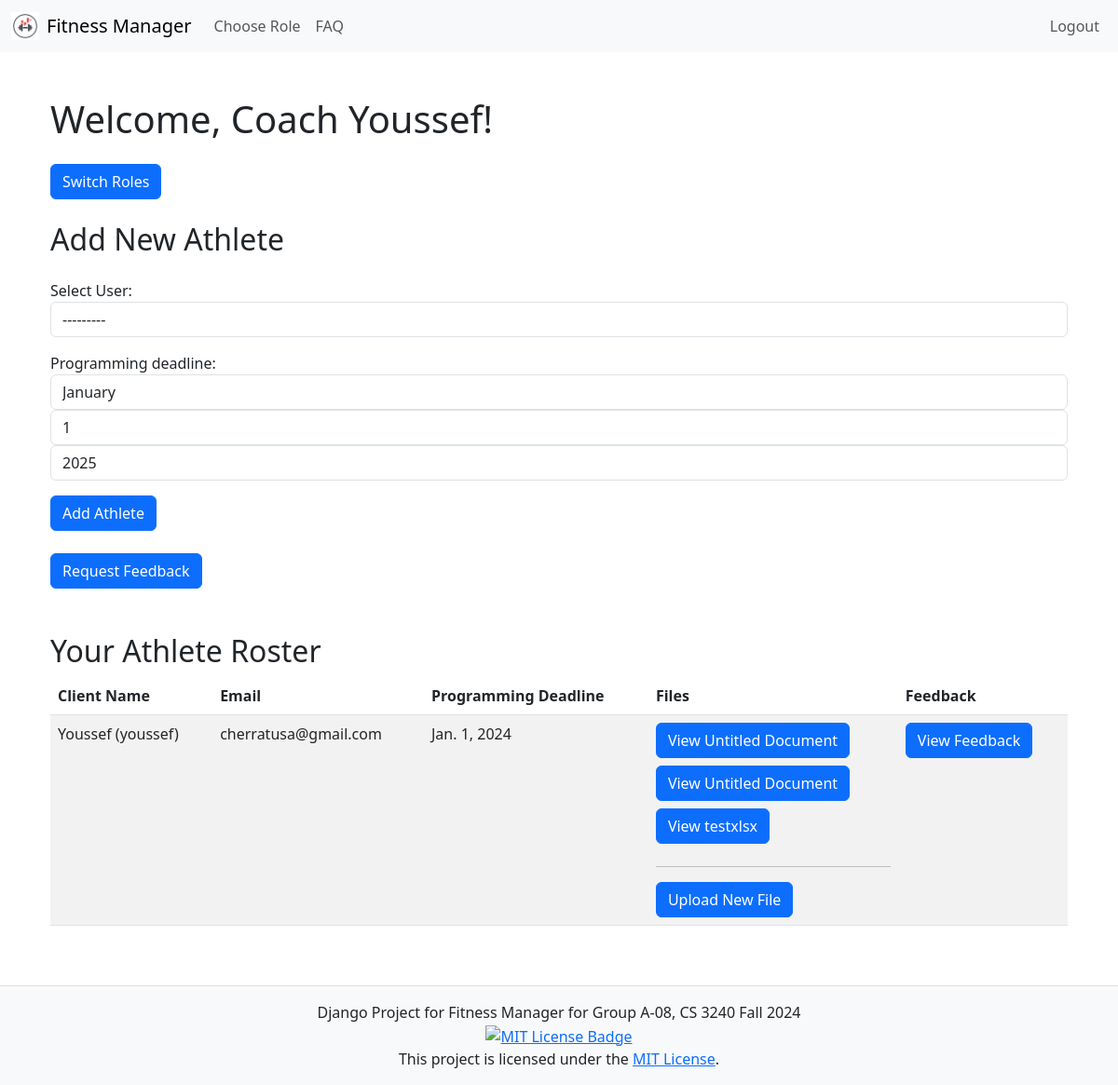
Page /users/coach-dashboard/ (signed in) on the committed database.
### users/models.py (models this page shows, shortened)
class Athlete(models.Model):
    user = models.OneToOneField(User, on_delete=models.CASCADE, related_name='athlete_profile')
    programming_deadline = models.DateField()
    coach = models.ForeignKey(User, on_delete=models.CASCADE, related_name='coaches_athletes')

class AthleteDocument(models.Model):
    athlete = models.ForeignKey(Athlete, on_delete=models.CASCADE, related_name='documents')
    document = models.FileField(upload_to='athlete_pdfs/')
    uploaded_at = models.DateTimeField(auto_now_add=True)
    file_title = models.CharField(max_length=255, default="Untitled Document")  # Default added here
    description = models.TextField(default="No description provided")  # Default added here
    keywords = models.CharField(max_length=255, default="None", help_text="Comma-separated keywords for search")  # Default added here
    is_csv = models.BooleanField(default=False)
    is_xlsx = models.BooleanField(default=False)

### users/views.py (the view)
# urls.py: path("coach-dashboard/", views.coach_dashboard, name='coach_dashboard'),
@login_required
def coach_dashboard(request):
    roster = Athlete.objects.filter(coach=request.user)
    if request.method == 'POST':
        form = AthleteForm(request.POST, coach=request.user)
        if form.is_valid():
            if AthleteRequest.objects.filter(sender=request.user, receiver=form.cleaned_data.get('user')):
                messages.error(request, f"A request to {form.cleaned_data.get('user')} has already been sent!")
            else:
                form.save()
                messages.success(request, f"You've successfully sent a request to {form.cleaned_data.get('user')}")
            return redirect('coach_dashboard')
    else:
        form = AthleteForm(coach=request.user)
    context = {
        'roster': roster,
        'form': form
    }
    return render(request, 'coach_dashboard.html', context)

### users/forms.py (shortened to what this page needs)
class AthleteForm(forms.ModelForm):
    def __init__(self, *args, **kwargs):
        self.coach = kwargs.pop('coach', None)
        super(AthleteForm, self).__init__(*args, **kwargs)
        if self.coach:
            self.fields['user'].queryset = User.objects.exclude(id=self.coach.id)
    user = forms.ModelChoiceField(
        queryset=User.objects.none(),
        label='Select User',
        widget=forms.Select(attrs={'class': 'form-control'})
    )
    class Meta:
        model = Athlete
        fields = ['user', 'programming_deadline']
        widgets = {
            'programming_deadline': forms.SelectDateWidget(attrs={'class': 'form-control'}),
        }

### users/context_processors.py (called while the page is built)
def is_admin_user(request):
    if request.user.is_authenticated:
        return {
            'is_admin': request.user.groups.filter(name='PMA Admin').exists()
        }
    return {
        'is_admin': False
    }

### users/templates/coach_dashboard.html (shortened to what this page needs)
{% extends 'base.html' %}
{% block content %}
<div class="container mt-5">
    <h1 class="mb-4">Welcome, Coach {{ request.user.first_name }}!</h1>
    <div class="mb-4">
        <a href="{% url 'choose_role' %}" class="btn btn-primary position-relative">
            Switch Roles
        </a>
    </div>
    <h2 class="mb-4">Add New Athlete</h2>
    <form method="POST">
        {{ form.as_p }}
        <button type="submit" class="btn btn-primary">Add Athlete</button>
    </form>
    <div class="mt-4">
        <a href="{% url 'request_feedback' %}" class="btn btn-primary">Request Feedback</a>
    </div>
    <h2 class="mt-5">Your Athlete Roster</h2>
    <table class="table table-striped">
        <thead>
            <tr>
                <th scope="col">Client Name</th>
                <th scope="col">Email</th>
                <th scope="col">Programming Deadline</th>
                <th scope="col">Files</th>
                <th scope="col">Feedback</th>
            </tr>
        </thead>
        <tbody>
            {% for athlete in roster %}
                <tr>
                    <td>{{ athlete.user.first_name }} ({{ athlete.user.username }})</td>
                    <td>{{ athlete.user.email }}</td>
                    <td>{{ athlete.programming_deadline }}</td>
                    <td>
                        {% if athlete.documents.exists %}
                            {% for document in athlete.documents.all %}
                                <a href="{% url 'view_document' athlete.id document.id %}" class="btn btn-primary mb-2">View {{ document.file_title }}</a><br>
                            {% endfor %}
                            <hr>
                        {% endif %}
                        <a href="{% url 'upload_form' athlete.id %}" class="btn btn-primary">Upload New File</a>
                    </td>
                    <td>
                        <a href="{% url 'read_feedback' athlete.id %}" class="btn btn-primary">View Feedback</a>
                    </td>
                </tr>
            {% empty %}
                <tr>
                    <td colspan="5" class="text-center">No athletes added yet.</td>
                </tr>
            {% endfor %}
        </tbody>
    </table>
</div>
{% endblock %}

### users/templates/base.html (style rules this page uses)
html, body { height: 100%; margin: 0; }

### rows in the picture
Athlete: user.first_name "Youssef", user.username "youssef", user.email "cherratusa@gmail.com", programming_deadline "Jan. 1, 2024"
AthleteDocument: file_title "Untitled Document"
AthleteDocument: file_title "Untitled Document"
AthleteDocument: file_title "testxlsx"

### other values in the picture
{{ request.user.first_name }} "Youssef"
